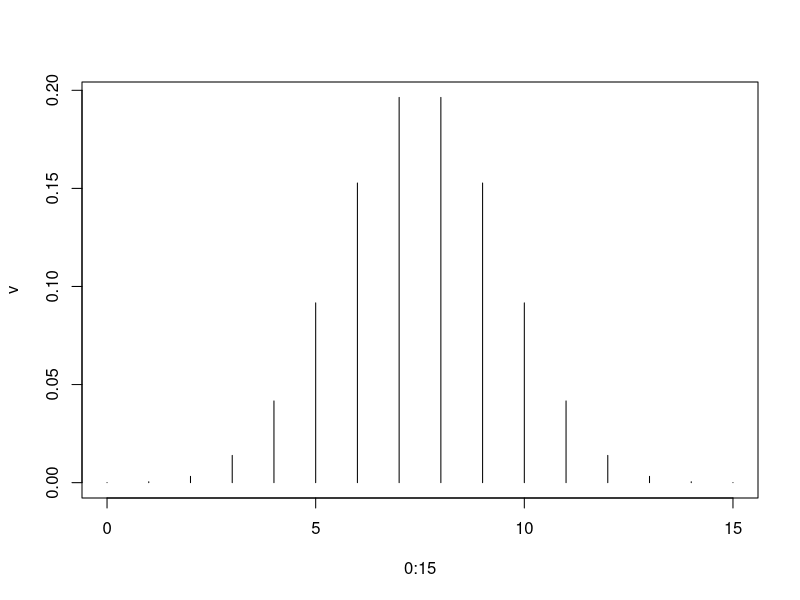
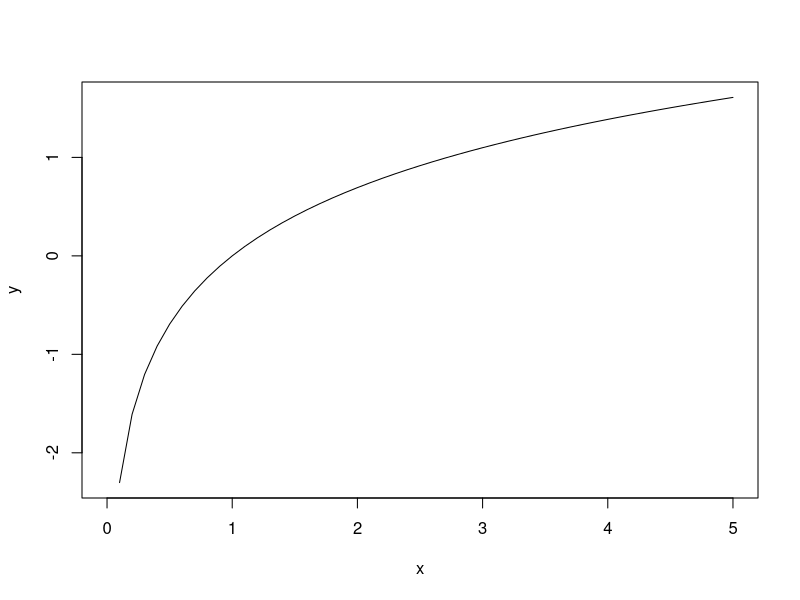

R code for these plots, in order:
## ---- chunk 1
library('vcd')
help("goodfit")
## ---- chunk 2
dbinom( x = 5, prob = 0.5, size = 15)
## ---- chunk 3
v = dbinom( 0: 15, prob = 0.5, size = 15)
v

plot(0:15, v, type = 'h')
## ---- chunk 4
x <- seq( 0, 5, by = 0.1 )
x
## ---- chunk 5
y <- log(x)
y
## ---- chunk 6
plot(x, y, type = 'l')
## ---- chunk 7
help(log)
